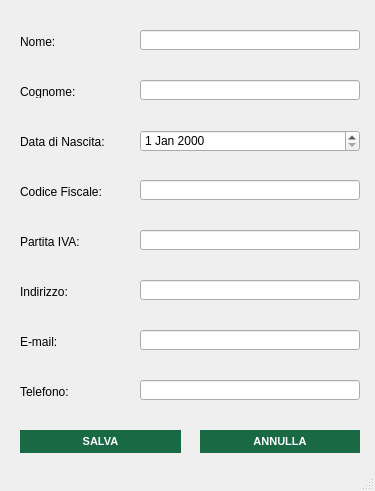
<?xml version="1.0" encoding="UTF-8"?>
<ui version="4.0">
 <class>MainWindow</class>
 <widget class="QMainWindow" name="MainWindow">
  <property name="geometry">
   <rect>
    <x>0</x>
    <y>0</y>
    <width>375</width>
    <height>491</height>
   </rect>
  </property>
  <property name="windowTitle">
   <string>Modifica Cliente</string>
  </property>
  <property name="windowIcon">
   <iconset resource="xz.qrc">
    <normaloff>:/images/images/AnconAmbiente_Logo.png</normaloff>:/images/images/AnconAmbiente_Logo.png</iconset>
  </property>
  <widget class="QWidget" name="centralwidget">
   <widget class="QLineEdit" name="indirizzo_field">
    <property name="geometry">
     <rect>
      <x>140</x>
      <y>280</y>
      <width>220</width>
      <height>20</height>
     </rect>
    </property>
   </widget>
   <widget class="QLabel" name="label">
    <property name="geometry">
     <rect>
      <x>20</x>
      <y>35</y>
      <width>100</width>
      <height>13</height>
     </rect>
    </property>
    <property name="text">
     <string>Nome:</string>
    </property>
   </widget>
   <widget class="QPushButton" name="salva_button">
    <property name="geometry">
     <rect>
      <x>20</x>
      <y>430</y>
      <width>161</width>
      <height>23</height>
     </rect>
    </property>
    <property name="styleSheet">
     <string notr="true">QPushButton{
background-color:rgb(24, 105, 68);
color: white;
border-style: outset;
font:  bold 11px


}

QPushButton:hover{
background-color:rgb(170, 203, 108);
color: white;
border-style: outset;
font:  bold 11px
}</string>
    </property>
    <property name="text">
     <string>SALVA</string>
    </property>
   </widget>
   <widget class="QLabel" name="label_7">
    <property name="geometry">
     <rect>
      <x>20</x>
      <y>385</y>
      <width>100</width>
      <height>13</height>
     </rect>
    </property>
    <property name="text">
     <string>Telefono:</string>
    </property>
   </widget>
   <widget class="QLineEdit" name="cognome_field">
    <property name="geometry">
     <rect>
      <x>140</x>
      <y>80</y>
      <width>220</width>
      <height>20</height>
     </rect>
    </property>
   </widget>
   <widget class="QLabel" name="label_5">
    <property name="geometry">
     <rect>
      <x>20</x>
      <y>135</y>
      <width>100</width>
      <height>13</height>
     </rect>
    </property>
    <property name="text">
     <string>Data di Nascita:</string>
    </property>
   </widget>
   <widget class="QLineEdit" name="cf_field">
    <property name="geometry">
     <rect>
      <x>140</x>
      <y>180</y>
      <width>220</width>
      <height>20</height>
     </rect>
    </property>
   </widget>
   <widget class="QLabel" name="label_4">
    <property name="geometry">
     <rect>
      <x>20</x>
      <y>335</y>
      <width>100</width>
      <height>13</height>
     </rect>
    </property>
    <property name="text">
     <string>E-mail:</string>
    </property>
   </widget>
   <widget class="QLineEdit" name="nome_field">
    <property name="geometry">
     <rect>
      <x>140</x>
      <y>30</y>
      <width>220</width>
      <height>20</height>
     </rect>
    </property>
   </widget>
   <widget class="QLabel" name="label_2">
    <property name="geometry">
     <rect>
      <x>20</x>
      <y>85</y>
      <width>100</width>
      <height>13</height>
     </rect>
    </property>
    <property name="text">
     <string>Cognome:</string>
    </property>
   </widget>
   <widget class="QLabel" name="label_6">
    <property name="geometry">
     <rect>
      <x>20</x>
      <y>185</y>
      <width>100</width>
      <height>13</height>
     </rect>
    </property>
    <property name="text">
     <string>Codice Fiscale:</string>
    </property>
   </widget>
   <widget class="QLabel" name="label_3">
    <property name="geometry">
     <rect>
      <x>20</x>
      <y>285</y>
      <width>100</width>
      <height>13</height>
     </rect>
    </property>
    <property name="text">
     <string>Indirizzo:</string>
    </property>
   </widget>
   <widget class="QLineEdit" name="email_field">
    <property name="geometry">
     <rect>
      <x>140</x>
      <y>330</y>
      <width>220</width>
      <height>20</height>
     </rect>
    </property>
   </widget>
   <widget class="QLineEdit" name="telefono_field">
    <property name="geometry">
     <rect>
      <x>140</x>
      <y>380</y>
      <width>220</width>
      <height>20</height>
     </rect>
    </property>
   </widget>
   <widget class="QPushButton" name="annulla_button">
    <property name="geometry">
     <rect>
      <x>200</x>
      <y>430</y>
      <width>160</width>
      <height>23</height>
     </rect>
    </property>
    <property name="styleSheet">
     <string notr="true">QPushButton{
background-color:rgb(24, 105, 68);
color: white;
border-style: outset;
font:  bold 11px


}

QPushButton:hover{
background-color:rgb(170, 203, 108);
color: white;
border-style: outset;
font:  bold 11px
}</string>
    </property>
    <property name="text">
     <string>ANNULLA</string>
    </property>
   </widget>
   <widget class="QDateEdit" name="nascita_datepicker">
    <property name="geometry">
     <rect>
      <x>140</x>
      <y>130</y>
      <width>220</width>
      <height>22</height>
     </rect>
    </property>
   </widget>
   <widget class="QLineEdit" name="partitaiva_field">
    <property name="geometry">
     <rect>
      <x>140</x>
      <y>230</y>
      <width>220</width>
      <height>20</height>
     </rect>
    </property>
   </widget>
   <widget class="QLabel" name="label_8">
    <property name="geometry">
     <rect>
      <x>20</x>
      <y>235</y>
      <width>100</width>
      <height>13</height>
     </rect>
    </property>
    <property name="text">
     <string>Partita IVA:</string>
    </property>
   </widget>
   <widget class="QLabel" name="nome_error">
    <property name="geometry">
     <rect>
      <x>140</x>
      <y>10</y>
      <width>235</width>
      <height>17</height>
     </rect>
    </property>
    <property name="palette">
     <palette>
      <active>
       <colorrole role="WindowText">
        <brush brushstyle="SolidPattern">
         <color alpha="255">
          <red>255</red>
          <green>0</green>
          <blue>0</blue>
         </color>
        </brush>
       </colorrole>
       <colorrole role="Text">
        <brush brushstyle="SolidPattern">
         <color alpha="255">
          <red>255</red>
          <green>0</green>
          <blue>0</blue>
         </color>
        </brush>
       </colorrole>
       <colorrole role="PlaceholderText">
        <brush brushstyle="SolidPattern">
         <color alpha="128">
          <red>255</red>
          <green>0</green>
          <blue>0</blue>
         </color>
        </brush>
       </colorrole>
      </active>
      <inactive>
       <colorrole role="WindowText">
        <brush brushstyle="SolidPattern">
         <color alpha="255">
          <red>255</red>
          <green>0</green>
          <blue>0</blue>
         </color>
        </brush>
       </colorrole>
       <colorrole role="Text">
        <brush brushstyle="SolidPattern">
         <color alpha="255">
          <red>255</red>
          <green>0</green>
          <blue>0</blue>
         </color>
        </brush>
       </colorrole>
       <colorrole role="PlaceholderText">
        <brush brushstyle="SolidPattern">
         <color alpha="128">
          <red>255</red>
          <green>0</green>
          <blue>0</blue>
         </color>
        </brush>
       </colorrole>
      </inactive>
      <disabled>
       <colorrole role="WindowText">
        <brush brushstyle="SolidPattern">
         <color alpha="255">
          <red>190</red>
          <green>190</green>
          <blue>190</blue>
         </color>
        </brush>
       </colorrole>
       <colorrole role="Text">
        <brush brushstyle="SolidPattern">
         <color alpha="255">
          <red>190</red>
          <green>190</green>
          <blue>190</blue>
         </color>
        </brush>
       </colorrole>
       <colorrole role="PlaceholderText">
        <brush brushstyle="SolidPattern">
         <color alpha="128">
          <red>0</red>
          <green>0</green>
          <blue>0</blue>
         </color>
        </brush>
       </colorrole>
      </disabled>
     </palette>
    </property>
    <property name="text">
     <string/>
    </property>
   </widget>
   <widget class="QLabel" name="cognome_error">
    <property name="geometry">
     <rect>
      <x>140</x>
      <y>60</y>
      <width>235</width>
      <height>17</height>
     </rect>
    </property>
    <property name="palette">
     <palette>
      <active>
       <colorrole role="WindowText">
        <brush brushstyle="SolidPattern">
         <color alpha="255">
          <red>255</red>
          <green>0</green>
          <blue>0</blue>
         </color>
        </brush>
       </colorrole>
       <colorrole role="Text">
        <brush brushstyle="SolidPattern">
         <color alpha="255">
          <red>255</red>
          <green>0</green>
          <blue>0</blue>
         </color>
        </brush>
       </colorrole>
       <colorrole role="PlaceholderText">
        <brush brushstyle="SolidPattern">
         <color alpha="128">
          <red>255</red>
          <green>0</green>
          <blue>0</blue>
         </color>
        </brush>
       </colorrole>
      </active>
      <inactive>
       <colorrole role="WindowText">
        <brush brushstyle="SolidPattern">
         <color alpha="255">
          <red>255</red>
          <green>0</green>
          <blue>0</blue>
         </color>
        </brush>
       </colorrole>
       <colorrole role="Text">
        <brush brushstyle="SolidPattern">
         <color alpha="255">
          <red>255</red>
          <green>0</green>
          <blue>0</blue>
         </color>
        </brush>
       </colorrole>
       <colorrole role="PlaceholderText">
        <brush brushstyle="SolidPattern">
         <color alpha="128">
          <red>255</red>
          <green>0</green>
          <blue>0</blue>
         </color>
        </brush>
       </colorrole>
      </inactive>
      <disabled>
       <colorrole role="WindowText">
        <brush brushstyle="SolidPattern">
         <color alpha="255">
          <red>190</red>
          <green>190</green>
          <blue>190</blue>
         </color>
        </brush>
       </colorrole>
       <colorrole role="Text">
        <brush brushstyle="SolidPattern">
         <color alpha="255">
          <red>190</red>
          <green>190</green>
          <blue>190</blue>
         </color>
        </brush>
       </colorrole>
       <colorrole role="PlaceholderText">
        <brush brushstyle="SolidPattern">
         <color alpha="128">
          <red>0</red>
          <green>0</green>
          <blue>0</blue>
         </color>
        </brush>
       </colorrole>
      </disabled>
     </palette>
    </property>
    <property name="text">
     <string/>
    </property>
   </widget>
   <widget class="QLabel" name="cf_error">
    <property name="geometry">
     <rect>
      <x>140</x>
      <y>160</y>
      <width>235</width>
      <height>17</height>
     </rect>
    </property>
    <property name="palette">
     <palette>
      <active>
       <colorrole role="WindowText">
        <brush brushstyle="SolidPattern">
         <color alpha="255">
          <red>255</red>
          <green>0</green>
          <blue>0</blue>
         </color>
        </brush>
       </colorrole>
       <colorrole role="Text">
        <brush brushstyle="SolidPattern">
         <color alpha="255">
          <red>255</red>
          <green>0</green>
          <blue>0</blue>
         </color>
        </brush>
       </colorrole>
       <colorrole role="PlaceholderText">
        <brush brushstyle="SolidPattern">
         <color alpha="128">
          <red>255</red>
          <green>0</green>
          <blue>0</blue>
         </color>
        </brush>
       </colorrole>
      </active>
      <inactive>
       <colorrole role="WindowText">
        <brush brushstyle="SolidPattern">
         <color alpha="255">
          <red>255</red>
          <green>0</green>
          <blue>0</blue>
         </color>
        </brush>
       </colorrole>
       <colorrole role="Text">
        <brush brushstyle="SolidPattern">
         <color alpha="255">
          <red>255</red>
          <green>0</green>
          <blue>0</blue>
         </color>
        </brush>
       </colorrole>
       <colorrole role="PlaceholderText">
        <brush brushstyle="SolidPattern">
         <color alpha="128">
          <red>255</red>
          <green>0</green>
          <blue>0</blue>
         </color>
        </brush>
       </colorrole>
      </inactive>
      <disabled>
       <colorrole role="WindowText">
        <brush brushstyle="SolidPattern">
         <color alpha="255">
          <red>190</red>
          <green>190</green>
          <blue>190</blue>
         </color>
        </brush>
       </colorrole>
       <colorrole role="Text">
        <brush brushstyle="SolidPattern">
         <color alpha="255">
          <red>190</red>
          <green>190</green>
          <blue>190</blue>
         </color>
        </brush>
       </colorrole>
       <colorrole role="PlaceholderText">
        <brush brushstyle="SolidPattern">
         <color alpha="128">
          <red>0</red>
          <green>0</green>
          <blue>0</blue>
         </color>
        </brush>
       </colorrole>
      </disabled>
     </palette>
    </property>
    <property name="text">
     <string/>
    </property>
   </widget>
  </widget>
  <widget class="QStatusBar" name="statusbar"/>
 </widget>
 <resources>
  <include location="xz.qrc"/>
 </resources>
 <connections/>
</ui>
